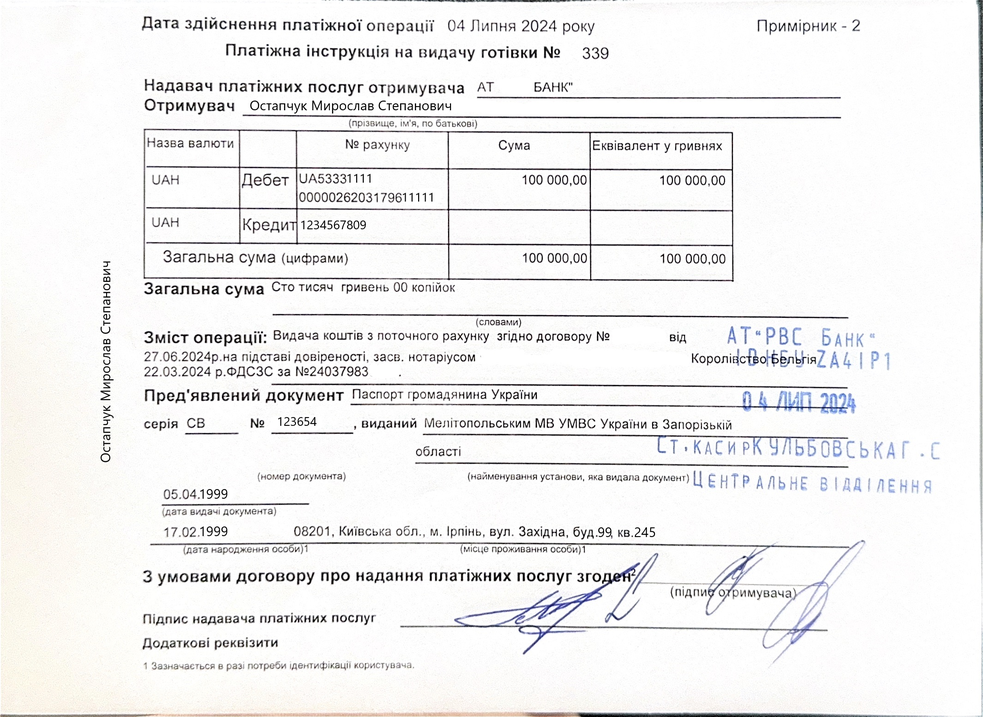
#> input picture python/resources/img/page4_img1.png, 983 x 717 px, shrunk from 2130 x 1554 before the run
$ python -i ocr_module.py   (imports and definitions only)
#> lines starting #> are read from the running program, lines starting #| are printed output that depends on the picture
#> further down, picture is the input picture: shape (717, 983, 3); mean B, G, R 239.6, 239.7, 240.2
import easyocr
from data_structures import TextDetection
import numpy as np
import cv2
from typing import List, Tuple, Any, Union

def preprocess_image(image: np.ndarray) -> np.ndarray:
    # Convert to grayscale
    gray = cv2.cvtColor(image, cv2.COLOR_BGR2GRAY)

    # Apply light Gaussian blur
    blurred = cv2.GaussianBlur(gray, (3, 3), 0)

    # Apply adaptive thresholding
    thresh = cv2.adaptiveThreshold(blurred, 255, cv2.ADAPTIVE_THRESH_GAUSSIAN_C, cv2.THRESH_BINARY, 11, 2)
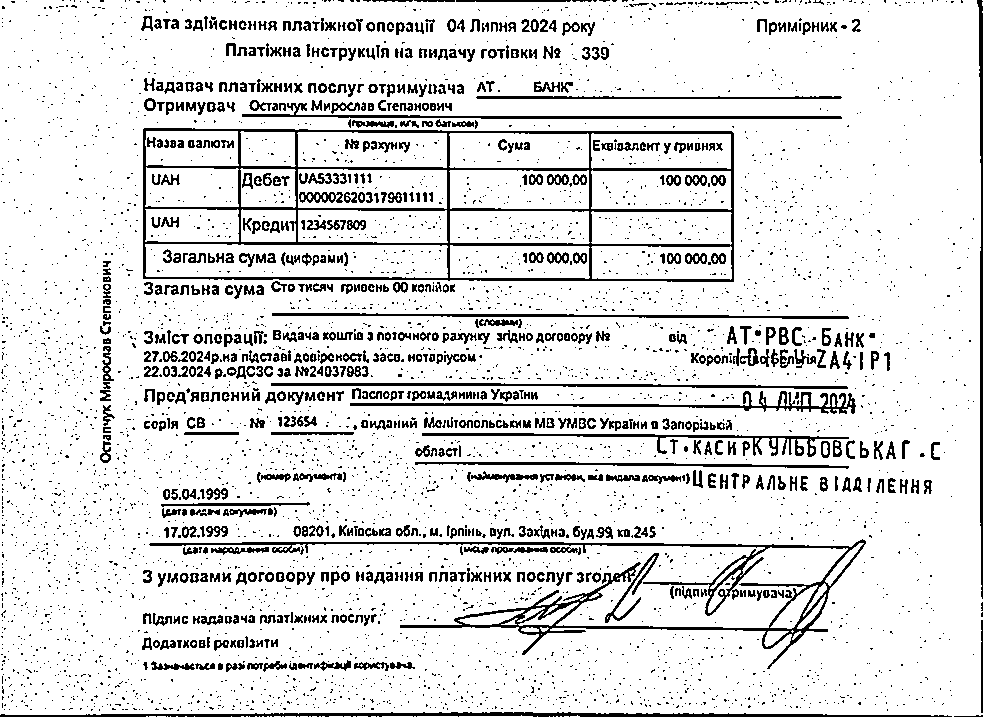
#> thresh: shape (717, 983); 87.8% white; black in thin lines or dots

    # Deskew if needed
    coords = np.column_stack(np.where(thresh > 0))
#> coords = 618900 pairs, first value 0 to 716, second value 0 to 982
    angle = cv2.minAreaRect(coords)[-1]
#> angle = -90
    if angle < -45:
        angle = -(90 + angle)
#> angle = 0
    else:
        angle = -angle
    (h, w) = thresh.shape[:2]
#> h = 717; w = 983
    center = (w // 2, h // 2)
#> center = (491, 358)
    M = cv2.getRotationMatrix2D(center, angle, 1.0)
#> M = [[1, 0, 0], [0, 1, 0]]
    rotated = cv2.warpAffine(thresh, M, (w, h), flags=cv2.INTER_CUBIC, borderMode=cv2.BORDER_REPLICATE)

    return rotated

# [66 lines left out: functions perform_ocr, post_process_detections, apply_post_processing_rules, not called in this run]

>>> import cv2
>>> picture = cv2.imread('resources/img/page4_img1.png')
>>> result = preprocess_image(picture)
